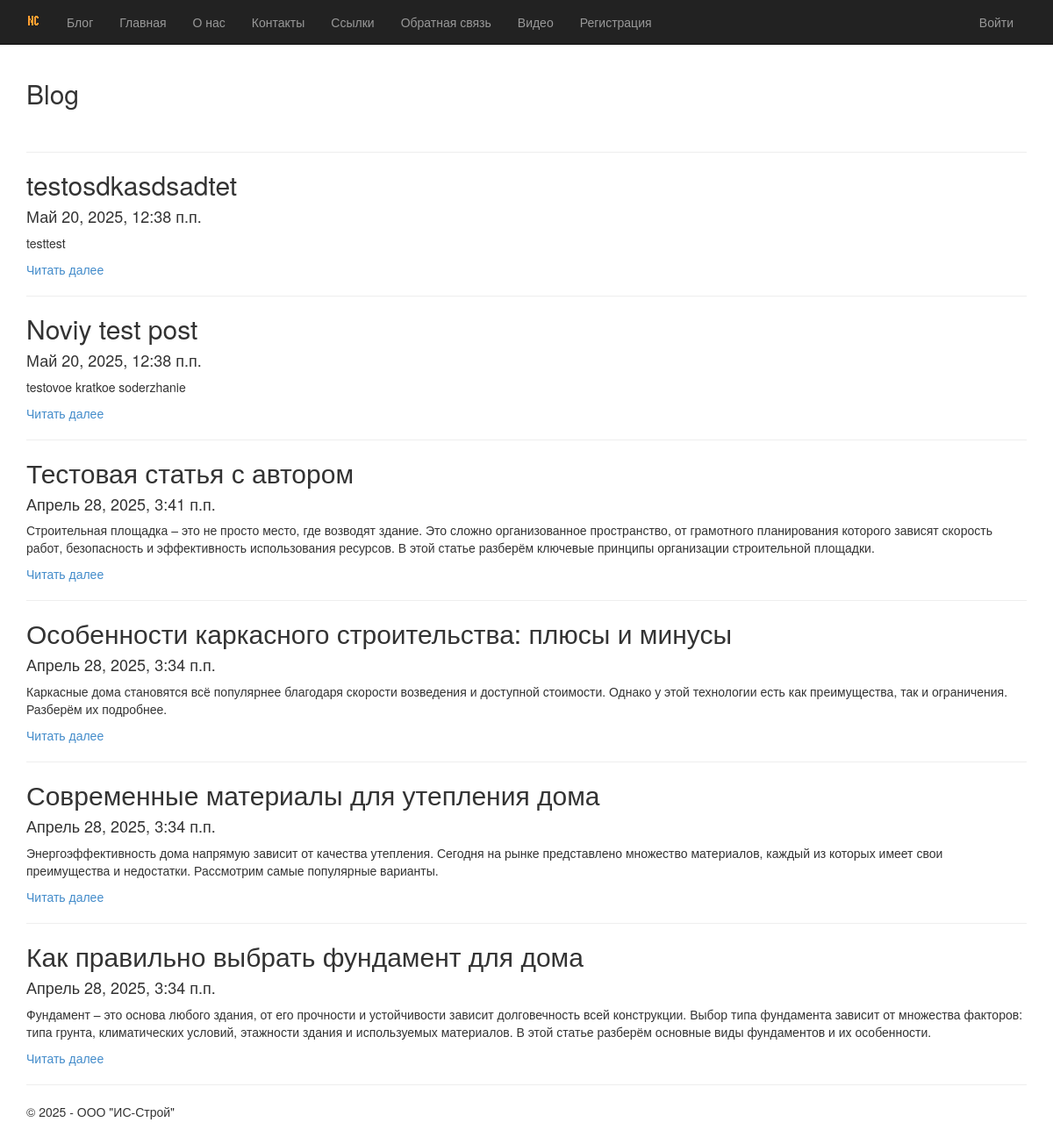
Screenshot of /blog/ with the database file from the repository.
### app/models.py (models this page shows, shortened)
class Blog(models.Model):
    author = models.ForeignKey(User, null=True, blank=True, on_delete = models.SET_NULL, verbose_name = "Автор")
    title = models.CharField(max_length=100, unique_for_date="posted", verbose_name="Заголовок")
    description = models.TextField(verbose_name="Краткое содержание")
    content = models.TextField(verbose_name="Полное содержание")
    posted = models.DateTimeField(default=datetime.now(), db_index=True, verbose_name="Опубликовано")
    image = models.FileField(default="temp.svg", verbose_name="Путь к картинке")
    class Meta:
        db_table = "Posts"
        ordering = ["-posted"]
        verbose_name = "Статья блога"
        verbose_name_plural = "Статьи блога"

### app/views.py (the view)
# urls.py: path('blog/', views.blog, name='blog'), # lab 8
def blog(request): # lab 8
    assert isinstance(request, HttpRequest)
    posts = Blog.objects.all() # ������ �� ����� ���� ������ ����� �� ������
    return render(
        request,
        'app/blog.html',
        {
            'title': 'Blog',
            'posts': posts, # �������� ������ ������ � ������ ���-��������
            'year':datetime.now().year,
        }
    )

### app/templates/app/blog.html
﻿{% extends "app/layout.html" %}
{% block content %}
<h2>{{ title }}</h2>
<br />
{% for post in posts %}
<hr />
<div class="">
    <h2> {{post.title}} </h2>
    <h4> {{post.posted}} </h4>
    <p> {{post.description}} </p>
    <p><a href="{% url 'blogpost' parametr=post.id %}"> Читать далее </a> </p>
</div>
{% endfor %}
{% endblock %}

### app/templates/app/layout.html (shortened to what this page needs)
<!DOCTYPE html>
<html>
<head>
    {% load static %}
    <link rel="stylesheet" type="text/css" href="{% static 'app/content/bootstrap.css' %}" />
    <link rel="stylesheet" type="text/css" href="{% static 'app/content/site.css' %}" />
</head>
<body>
    <div class="navbar navbar-inverse navbar-fixed-top">
        <div class="container">
            <div class="navbar-header">
                <a href="/" class="navbar-brand"> <img src="{% static 'app/content/favicon.ico' %}" alt="Логотип ИС-Строй" /> </a>
            </div>
            <div class="navbar-collapse collapse">
                <ul class="nav navbar-nav">
                    <li><a href="{% url 'blog' %}">Блог</a></li>
                    <li><a href="{% url 'home' %}">Главная</a></li>
                    <li><a href="{% url 'about' %}">О нас</a></li>
                    <li><a href="{% url 'contact' %}">Контакты</a></li>
                    <li><a href="{% url 'links' %}">Ссылки</a></li>
                    <li><a href="{% url 'pool' %}">Обратная связь</a></li>
                    <li><a href="{% url 'videopost' %}">Видео</a></li>
                    {% if not user.is_authenticated %}
                    <li><a href="{% url 'registration' %}">Регистрация</a></li>
                    {% endif %}
                </ul>
                {% include 'app/loginpartial.html' %}
            </div>
        </div>
    </div>
    <div class="container body-content">
{% block content %}{% endblock %}
        <hr/>
        <footer>
            <p>&copy; 2025 - ООО "ИС-Строй"</p>
        </footer>
    </div>
</body>
</html>

### app/templates/app/loginpartial.html
﻿{% if user.is_authenticated %}
<form id="logoutForm" action="/logout/" method="post" class="navbar-right">
    {% csrf_token %}
    <ul class="nav navbar-nav navbar-right">
        <li><span class="navbar-brand">Здравствуйте, {{ user.username }}!</span></li>
        <li><a href="javascript:document.getElementById('logoutForm').submit()">Выход</a></li>
    </ul>
</form>
{% else %}
<ul class="nav navbar-nav navbar-right">
    <li><a href="{% url 'login' %}">Войти</a></li>
</ul>
{% endif %}

### static/app/content/site.css (style rules this page uses)
body { padding-top: 50px; padding-bottom: 20px; }
.body-content { padding-left: 15px; padding-right: 15px; }

### rows the page displays
Blog: title "testosdkasdsadtet", posted "Май 20, 2025, 12:38 п.п.", description "testtest"
Blog: title "Noviy test post", posted "Май 20, 2025, 12:38 п.п.", description "testovoe kratkoe soderzhanie"
Blog: title "Тестовая статья с автором", posted "Апрель 28, 2025, 3:41 п.п.", description "Строительная площадка – это не просто место, где возводят здание. Это сложно организованное пространство, от грамотного планирования которого зависят скорость работ, безопасность и эффективность использования ресурсов. В этой статье разберём ключевые принципы организации строительной площадки."
Blog: title "Особенности каркасного строительства: плюсы и минусы", posted "Апрель 28, 2025, 3:34 п.п.", description "Каркасные дома становятся всё популярнее благодаря скорости возведения и доступной стоимости. Однако у этой технологии есть как преимущества, так и ограничения. Разберём их подробнее."
Blog: title "Современные материалы для утепления дома", posted "Апрель 28, 2025, 3:34 п.п.", description "Энергоэффективность дома напрямую зависит от качества утепления. Сегодня на рынке представлено множество материалов, каждый из которых имеет свои преимущества и недостатки. Рассмотрим самые популярные варианты."
Blog: title "Как правильно выбрать фундамент для дома", posted "Апрель 28, 2025, 3:34 п.п.", description "Фундамент – это основа любого здания, от его прочности и устойчивости зависит долговечность всей конструкции. Выбор типа фундамента зависит от множества факторов: типа грунта, климатических условий, этажности здания и используемых материалов. В этой статье разберём основные виды фундаментов и их особенности."

### other values shown
{{ title }} "Blog"
